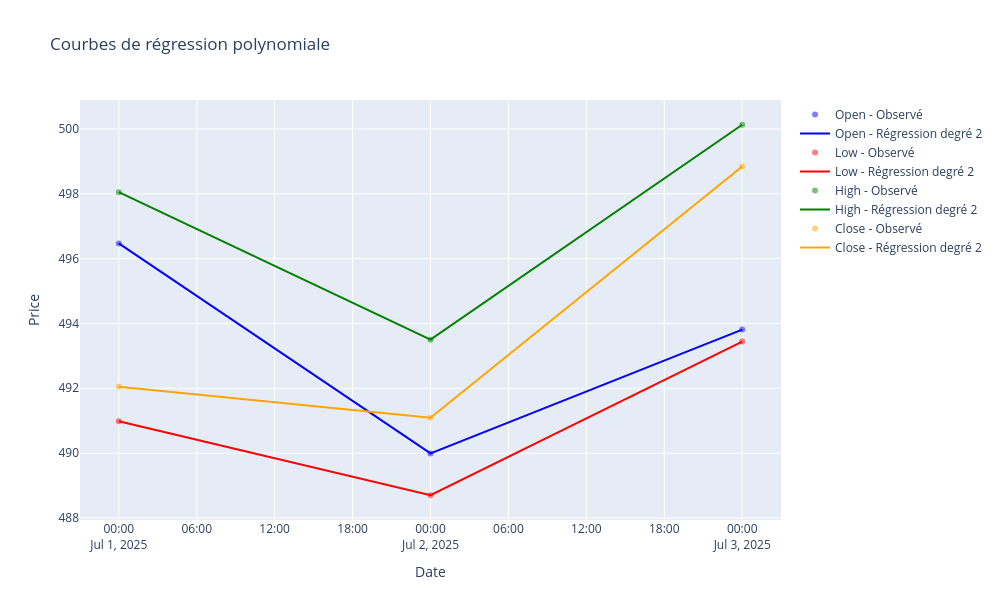
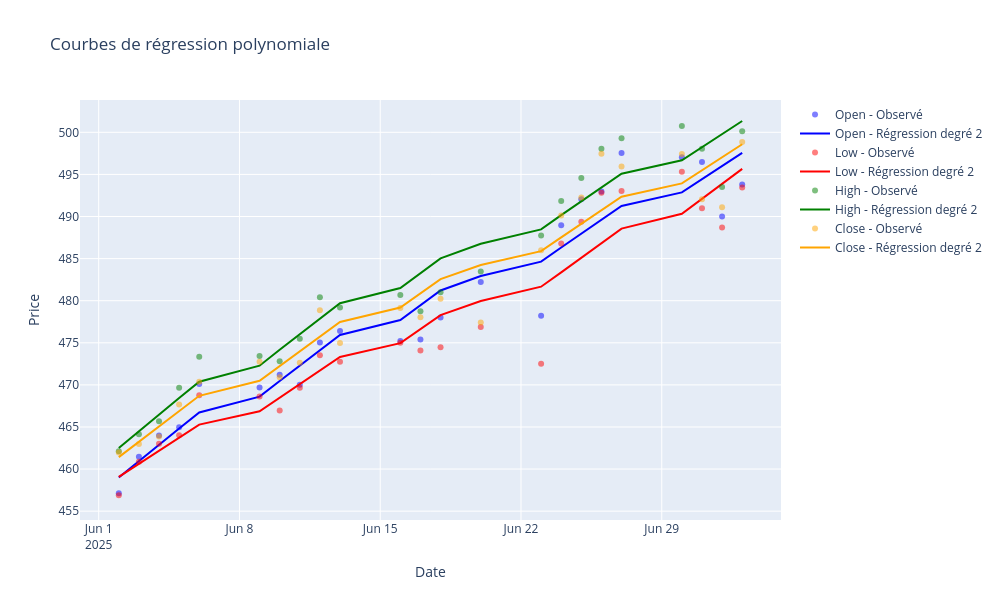
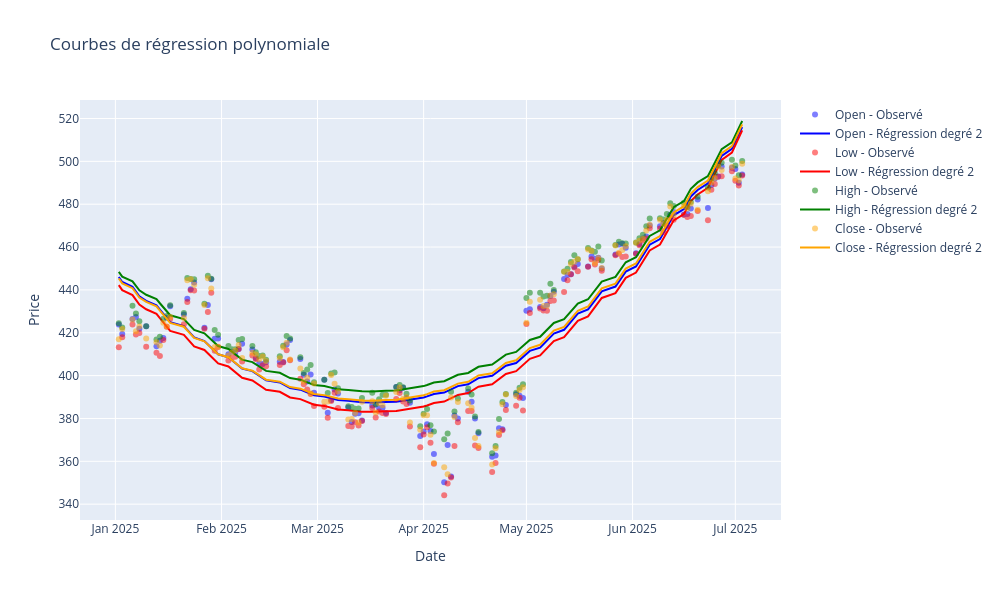
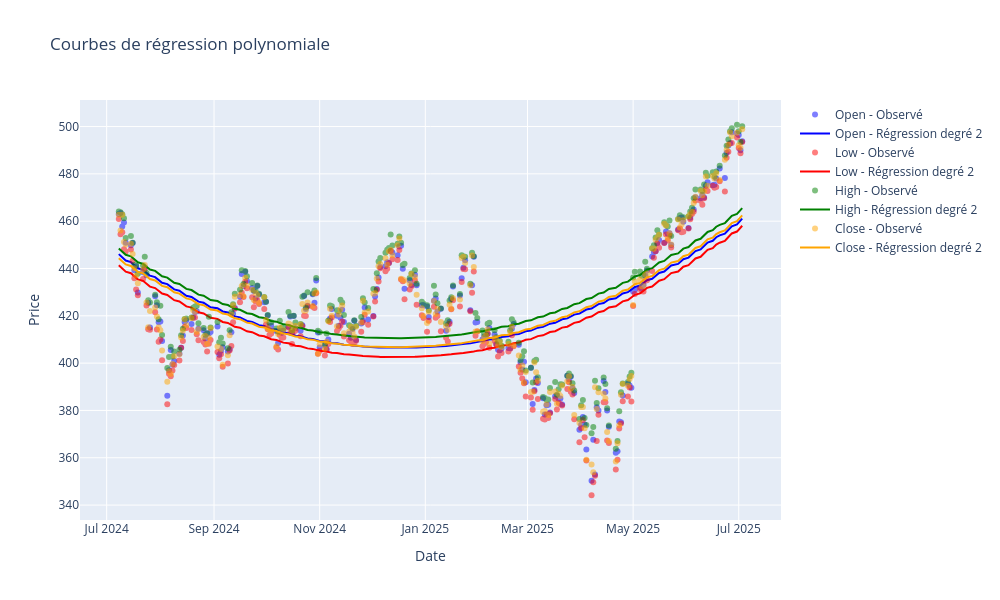

The cell these charts' notebook holds for them, in order:
### Code cell
for df_filter in different_dataframe_filter_bydate:
    get_trends_events_graph(
    df=df_filter,
    cols = ["Open", "Low", "High", "Close"],
    degre=2,
    show_curve=True,
    colors = {
        "Open": "blue",
        "Low": "red",
        "High": "green",
        "Close": "orange"
    }
)
